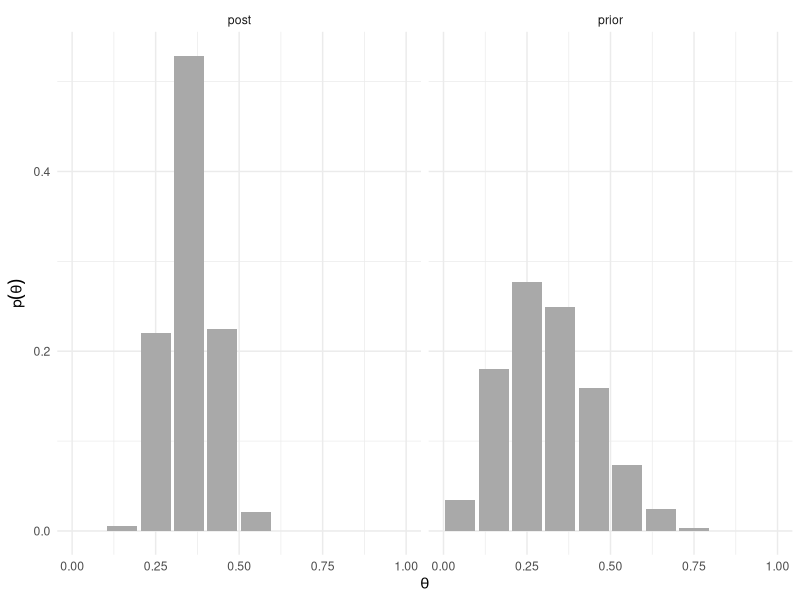
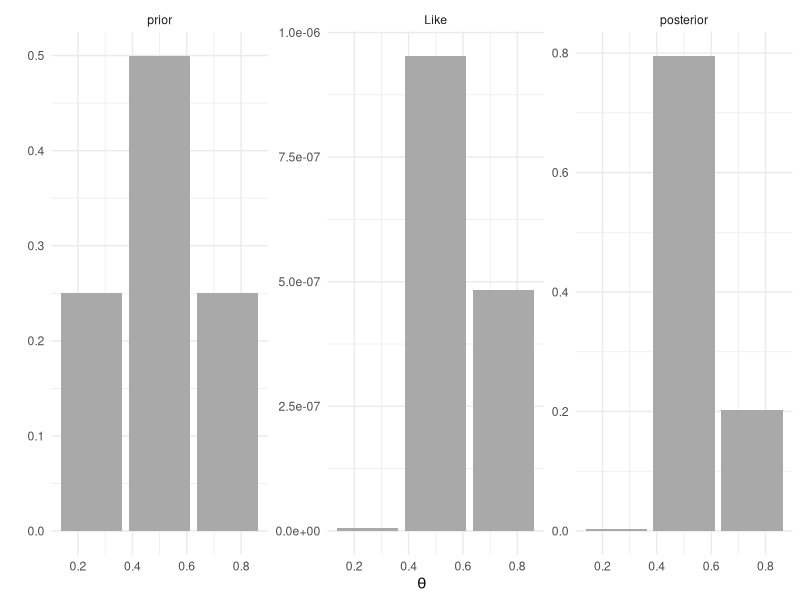
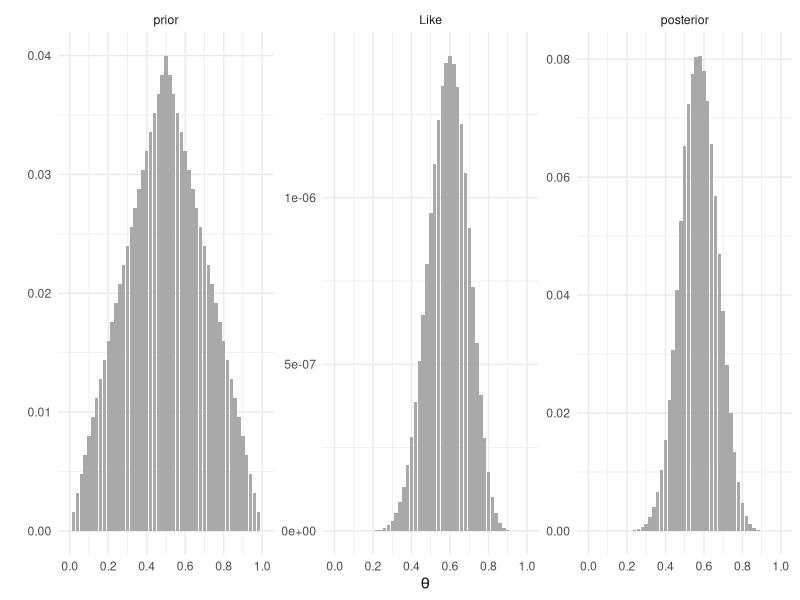
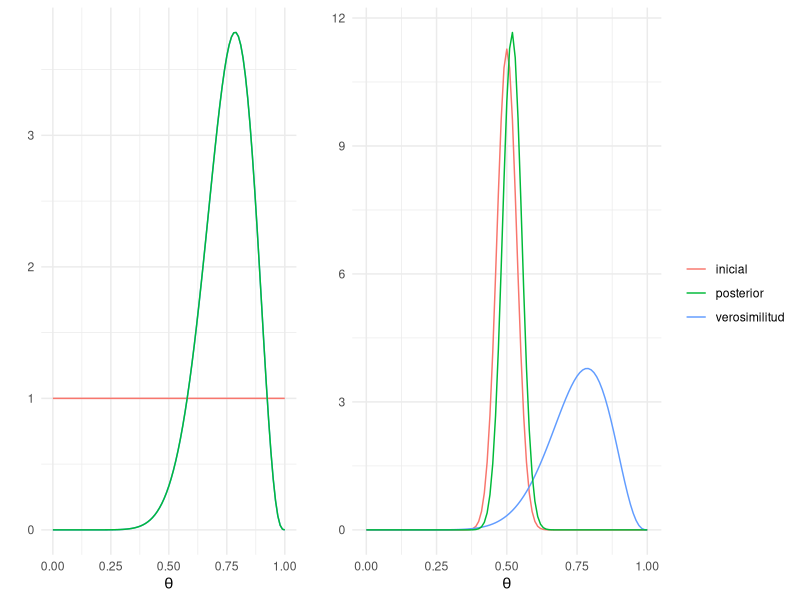
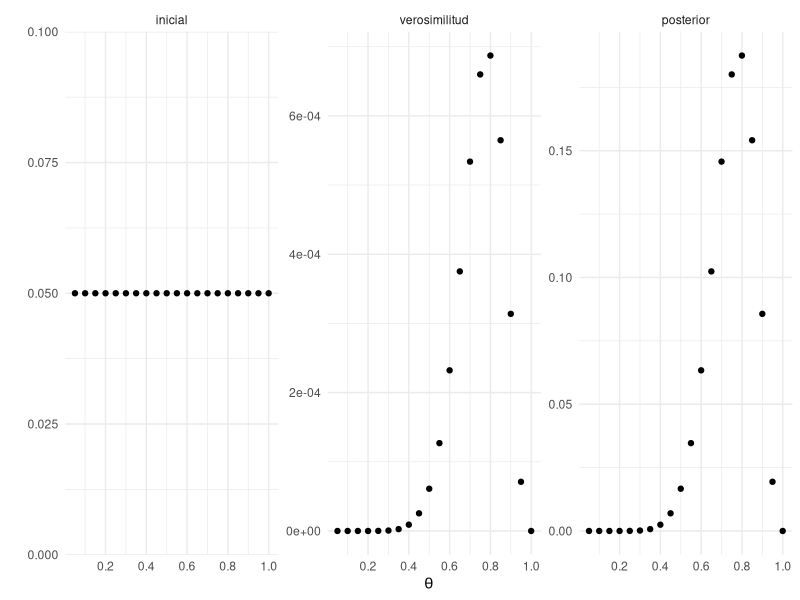
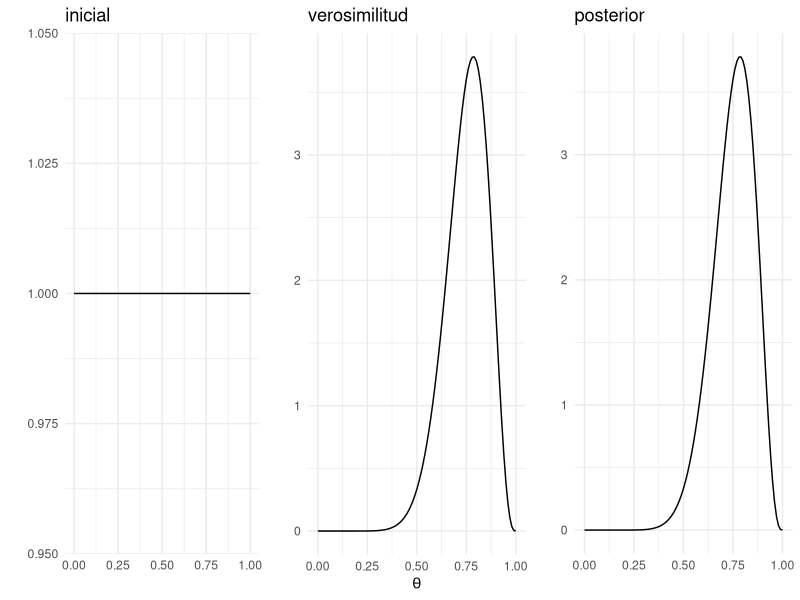
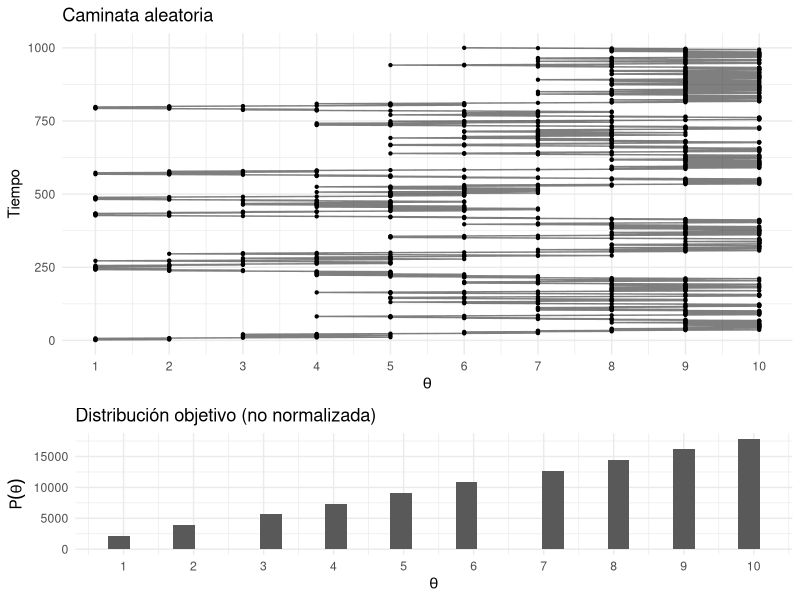
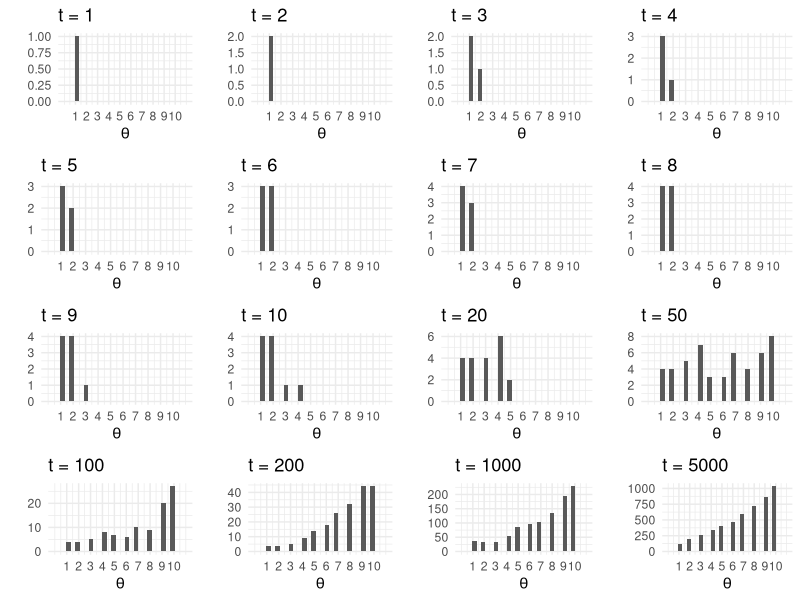

Write the R code that produced these figures, in order.
## ---- chunk 1
knitr::opts_chunk$set(
    comment = "#>",
    collapse = TRUE, 
    cache=TRUE
  )
comma <- function(x) format(x, digits = 2, big.mark = ",")
options(digits=3)

library(tidyverse)
library(gridExtra)
theme_set(theme_minimal())
## ---- chunk 2
theta <- seq(0.05, 0.95, 0.1)
pesos.prior <- c(1, 5.2, 8, 7.2, 4.6, 2.1, 0.7, 0.1, 0, 0)
prior <- pesos.prior/sum(pesos.prior) 
prior_df <- data_frame(theta, prior = round(prior, 3))
prior_df
## ---- chunk 3
library(LearnBayes)
N <- 30 # estudiantes
z <- 11 # éxitos

# Verosimilitud
Like <- theta ^ z * (1 - theta) ^ (N - z)
product <- Like * prior

# Distribución posterior (normalizamos)
post <- product / sum(product)

dists <- bind_cols(prior_df, post = post)
round(dists, 3)

# También podemos usar la función pdisc
pdisc(p = theta, prior = prior, data = c(z, N - z)) %>% round(3)

# Alargamos los datos para graficar
dists_l <- dists %>% 
  gather(dist, val, prior:post)

ggplot(dists_l, aes(x = theta, y = val)) +
  geom_bar(stat = "identity", fill = "darkgray") + 
  facet_wrap(~ dist) +
  labs(x = expression(theta), y = expression(p(theta))) 
## ---- chunk 4
theta <- c(0.25, 0.5, 0.75)
prior <- data_frame(theta, p = c(0.25, 0.5, 0.25))
## ---- chunk 5
# Modelo 1, creamos una inicial que puede tomar 3 valores
p_M1 <- data_frame(theta = c(0.25, 0.5, 0.75), prior = c(0.25, 0.5, 0.25), 
  modelo ="M1")
p_M1

# Modelo 2, Creamos una inicial que puede tomar 51 valores
p <- seq(0, 24, 1)
p
p2 <- c(p, 25, sort(p, decreasing = TRUE))
p2
p_M2 <- data_frame(theta = seq(0, 1, 0.02), prior = p2 / sum(p2), 
  modelo = "M2")
p_M2

#Parámetros
N <- 20 # estudiantes
z <- 12 # éxitos

dists_h <- bind_rows(p_M1, p_M2) %>% # base de datos horizontal
    group_by(modelo) %>%
    mutate(
        Like = theta ^ z * (1 - theta) ^ (N - z), # verosimilitud 
        posterior = (Like * prior) / sum(Like * prior)
      ) 
dists_h

dists <- dists_h %>% # base de datos larga
    gather(dist, valor, prior, Like, posterior) %>% 
    mutate(dist = factor(dist, levels = c("prior", "Like", "posterior")))
dists

ggplot(filter(dists, modelo == "M1"), aes(x = theta, y = valor)) +
    geom_bar(stat = "identity", fill = "darkgray") +
    facet_wrap(~ dist, scales = "free") +
    scale_x_continuous(expression(theta), breaks = seq(0, 1, 0.2)) +
    labs(y = "")

ggplot(filter(dists, modelo == "M2"), aes(x = theta, y = valor)) +
    geom_bar(stat = "identity", fill = "darkgray") +
    facet_wrap(~ dist, scales = "free") +
    scale_x_continuous(expression(theta), breaks = seq(0, 1, 0.2)) +
    labs(y = "")

## ---- chunk 6
factorBayes <- function(N, z){
  evidencia <- bind_rows(p_M1, p_M2) %>% # base de datos horizontal
    group_by(modelo) %>%
    mutate(
      Like = theta ^ z * (1 - theta) ^ (N - z), # verosimilitud 
      posterior = (Like * prior) / sum(Like * prior)
    ) %>%
    summarise(evidencia = sum(prior * Like))
  print(evidencia)
  return(evidencia[1, 2] / evidencia[2, 2])
}

factorBayes(50, 25)
factorBayes(100, 75)
factorBayes(100, 10)
factorBayes(40, 38)
## ---- chunk 7
N = 14; z = 11; a = 1; b = 1
base <- ggplot(data_frame(x = c(0, 1)), aes(x)) 

p1 <- base +
    stat_function(fun = dbeta, args = list(shape1 = a, shape2 = b), 
        aes(colour = "inicial"), show.legend = FALSE) + 
    stat_function(fun = dbeta, args = list(shape1 = z + 1, shape2 = N - z + 1), 
        aes(colour = "verosimilitud"), show.legend = FALSE) + 
    stat_function(fun = dbeta, args = list(shape1 = a + z, shape2 = N - z + b), 
        aes(colour = "posterior"), show.legend = FALSE) +
      labs(y = "", colour = "", x = expression(theta))

N = 14; z = 11; a = 100; b = 100
p2 <- base +
    stat_function(fun = dbeta, args = list(shape1 = a, shape2 = b), 
        aes(colour = "inicial")) + 
    stat_function(fun = dbeta, args = list(shape1 = z + 1, shape2 = N - z + 1), 
        aes(colour = "verosimilitud")) + 
    stat_function(fun = dbeta, args = list(shape1 = a + z, shape2 = N - z + b), 
        aes(colour = "posterior")) +
      labs(y = "", colour = "", x = expression(theta))

grid.arrange(p1, p2, nrow = 1, widths = c(0.38, 0.62))
## ---- chunk 8
# N = 14, z = 11, a = 1, b = 1
P_M1 <- beta(12, 4) / beta(1, 1)
P_M1
# N = 14, z = 12, a = 100, b = 100 
P_M2 <- beta(126, 126) / beta(100, 100)
P_M2
factor_Bayes <- P_M1 / P_M2
factor_Bayes
## ---- chunk 9
# N = 14, z = 7, a = 1, b = 1
beta(8, 8) / beta(1, 1)
# N = 14, z = 7, a = 100, b = 100 
beta(107, 107) / beta(100, 100)
## ---- chunk 10
# N = 14, z = 11, a = 1, b = 1
N = 14; z = 11
inicial <- data.frame(theta = seq(0.05, 1, 0.05), inicial = rep(1/20, 20))
dists_h <- inicial %>%
    mutate(
        verosimilitud = theta ^ z * (1 - theta) ^ (N - z), # verosimilitud 
        posterior = (verosimilitud * inicial) / sum(verosimilitud * inicial)
        )  
dists <- dists_h %>% # base de datos larga
    gather(dist, valor, inicial, verosimilitud, posterior) %>% 
    mutate(dist = factor(dist, levels = c("inicial", "verosimilitud", "posterior")))

ggplot(dists, aes(x = theta, y = valor)) +
    geom_point() +
    facet_wrap(~ dist, scales = "free") +
    scale_x_continuous(expression(theta), breaks = seq(0, 1, 0.2)) +
    labs(y = "")
## ---- chunk 11
plot1 <- base + 
    stat_function(fun = dbeta, args = list(shape1 = 1, shape2 = 1)) + # inicial
    labs(x = "", y = "", title = "inicial")
plot2 <- base +
    stat_function(fun = dbeta, args = list(shape1 = 12, shape2 = 4)) + # verosimilitud
    labs(x = expression(theta), y = "", title = "verosimilitud")
plot3 <- base +
    stat_function(fun = dbeta, args = list(shape1 = 12, shape2 = 4)) + # posterior
    labs(x = "", y = "", title = "posterior")
grid.arrange(plot1, plot2, plot3, ncol=3)
## ---- chunk 12
head(dists_h)
sum(dists_h$posterior * dists_h$theta)
## ---- chunk 13
dist_cum <- cumsum(dists_h$posterior) #vector de distribución acumulada
lb <- which.min(dist_cum < 0.05) - 1
ub <- which.min(dist_cum < 0.975)
dists_h$theta[lb]
dists_h$theta[ub]
## ---- chunk 14
# calcula el factor de Bayes para el experimento Bernoulli Modelos M1 y M2
factorBayes <- function(M, s){
  evidencia <- rbind(p_M1, p_M2) %>% # base de datos horizontal
    group_by(modelo) %>%
    mutate(
      Like = theta ^ s * (1 - theta) ^ (M - s), # verosimilitud 
      posterior = (Like * prior) / sum(Like * prior)
    ) %>%
    summarise(evidencia = sum(prior * Like))
  print(evidencia)
  return(evidencia[1, 2] / evidencia[2, 2])
}

factorBayes(50, 25)
## ---- chunk 15
islas <- data.frame(islas = 1:10, pob = 1:10)

caminaIsla <- function(i){ # i: isla actual
  u <- runif(1) # volado
  v <- ifelse(u < 0.5, i - 1, i + 1)  # isla vecina (índice)
  if(v < 1 | v > 10){ # si estas en los extremos y el volado indica salir
    return(i)
  }
  u2 <- runif(1)
  p_move = min(islas$pob[v] / islas$pob[i], 1)
  if(p_move  > u2){
    return(v) # isla destino
  }
  else{
    return(i) # me quedo en la misma isla
  }
}

pasos <- 100000
camino <- numeric(pasos)
camino[1] <- sample(1:10, 1) # isla inicial
for(j in 2:pasos){
  camino[j] <- caminaIsla(camino[j - 1])
}

caminata <- data.frame(pasos = 1:pasos, isla = camino)

plot_caminata <- ggplot(caminata[1: 1000, ], aes(x = pasos, y = isla)) +
  geom_point(size = 0.8) +
  geom_path(alpha = 0.5) +
  coord_flip() + 
  labs(title = "Caminata aleatoria") +
  scale_y_continuous(expression(theta), breaks = 1:10) +
  scale_x_continuous("Tiempo")

plot_dist <- ggplot(caminata, aes(x = isla)) +
  geom_histogram() +
  scale_x_continuous(expression(theta), breaks = 1:10) +
  labs(title = "Distribución objetivo (no normalizada)", 
       y = expression(P(theta)))

grid.arrange(plot_caminata, plot_dist, ncol = 1, heights = c(4, 2))
## ---- chunk 16
t <- c(1:10, 20, 50, 100, 200, 1000, 5000)

plots_list <- lapply(t, function(i){
  ggplot(caminata[1:i, ], aes(x = isla)) +
    geom_histogram() +
    labs(y = "", x = "", title = paste("t = ", i, sep = "")) +
    scale_x_continuous(expression(theta), breaks = 1:10, limits = c(0, 11))
})

args.list <- c(plots_list,list(nrow=4,ncol=4))
do.call(grid.arrange, args.list)
## ---- chunk 17
library(expm)

transMat <- function(P){ # recibe vector de probabilidades (o población)
  T <- matrix(0, 10, 10)
  n <- length(P - 1) # número de estados
  for(j in 2:n - 1){ # llenamos por fila
    T[j, j - 1] <- 0.5 * min(P[j - 1] / P[j], 1)
    T[j, j] <- 0.5 * (1 - min(P[j - 1] / P[j], 1)) + 
               0.5 * (1 - min(P[j + 1] / P[j], 1))
    T[j, j + 1] <- 0.5 * min(P[j + 1] / P[j], 1)
  }
  # faltan los casos j = 1 y j = n
  T[1, 1] <- 0.5 + 0.5 * (1 - min(P[2] / P[1], 1))
  T[1, 2] <- 0.5 * min(P[2] / P[1], 1)
  T[n, n] <- 0.5 + 0.5 * (1 - min(P[n - 1] / P[n], 1))
  T[n, n - 1] <- 0.5 * min(P[n - 1] / P[n], 1)
  T
}

T <- transMat(islas$pob)

w <- c(0, 1, rep(0, 8))

t <- c(1:10, 20, 50, 100, 200, 1000, 5000)
expT <- map_df(t, ~data.frame(t = ., w %*% (T %^% .)))
expT_long <- expT %>%
    gather(theta, P, -t) %>% 
    mutate(theta = parse_number(theta))

ggplot(expT_long, aes(x = theta, y = P)) +
  geom_bar(stat = "identity", fill = "darkgray") + 
  facet_wrap(~ t) +
  scale_x_continuous(expression(theta), breaks = 1:10, limits = c(0, 11))
## ---- chunk 18
inicioP <- function(i){
  w <- rep(0, 10)
  w[i] <- 1
  t <- c(1, 10, 50, 100)
  expT <- map_df(t, ~data.frame(t = ., inicio = i, w %*% (T %^% .))) %>%
    gather(theta, P, -t, -inicio) %>% 
    mutate(theta = parse_number(theta))
  expT
}

expT <- map_df(c(1, 3, 5, 9), inicioP)
ggplot(expT, aes(x = as.numeric(theta), y = P)) +
  geom_bar(stat = "identity", fill = "darkgray") + 
  facet_grid(inicio ~ t) +
  scale_x_continuous(expression(theta), breaks = 1:10, limits = c(0, 11))

## ---- chunk 19
# p(theta) con theta = 0.4, a = 2, b = 2
dbeta(0.4, 2, 2)
# Definimos la distribución inicial
prior <- function(a = 1, b = 1){
  function(theta) dbeta(theta, a, b)
}
## ---- chunk 20
# Verosimilitid binomial
likeBern <- function(z, N){
  function(theta){
    theta ^ z * (1 - theta) ^ (N - z)
  }
}

## ---- chunk 21
# posterior no normalizada
postRelProb <- function(theta){
  mi_like(theta) * mi_prior(theta)
}
## ---- chunk 22
# Datos observados
N = 14
z = 11

# Defino mi inicial y la verosimilitud
mi_prior <- prior() # inicial uniforme
mi_like <- likeBern(z, N) # verosimilitud de los datos observados
## ---- chunk 23
# para cada paso decidimos el movimiento de acuerdo a la siguiente función
caminaAleat <- function(theta){ # theta: valor actual
  salto_prop <- rnorm(1, 0, sd = 0.1) # salto propuesto
  theta_prop <- theta + salto_prop # theta propuesta
  if(theta_prop < 0 | theta_prop > 1){ # si el salto implica salir del dominio
    return(theta)
  }
  u <- runif(1) 
  p_move <-  min(postRelProb(theta_prop) / postRelProb(theta), 1) # prob mover
  if(p_move  > u){
    return(theta_prop) # aceptar valor propuesto
  }
  else{
    return(theta) # rechazar
  }
}

# Realizamos 6,000 pasos
set.seed(47405)

pasos <- 6000
camino <- numeric(pasos) # vector que guardará las simulaciones
camino[1] <- 0.1 # valor inicial

# Generamos la caminata aleatoria
for (j in 2:pasos){
  camino[j] <- caminaAleat(camino[j - 1])
}

caminata <- data.frame(pasos = 1:pasos, theta = camino)

# Graficamos los primeros 3,000 pasos
ggplot(caminata[1:3000, ], aes(x = pasos, y = theta)) +
  geom_point(size = 0.8) +
  geom_path(alpha = 0.5) +
  scale_y_continuous(expression(theta), limits = c(0, 1)) +
  scale_x_continuous("Tiempo") +
  geom_vline(xintercept = 600, color = "red", alpha = 0.5)
## ---- chunk 24
# Excluímos las primeras observaciones (etapa de calentamiento)
caminata_f <- filter(caminata, pasos > 600)
ggplot(caminata_f, aes(x = theta)) +
  geom_density(adjust = 2, aes(color = "posterior")) +
  labs(title = "Distribución posterior", 
       y = expression(p(theta)), 
       x = expression(theta)) + 
  stat_function(fun = mi_prior, aes(color = "inicial")) + # inicial
  xlim(0, 1)
## ---- chunk 25
mean(caminata_f$theta)
sd(caminata_f$theta)
## ---- chunk 26
sims_y <- rbinom(nrow(caminata_f), size = 1, prob = caminata_f$theta)
mean(sims_y) # p(y = 1 | x) probabilidad predictiva
sd(sims_y)
## ---- chunk 27
grid <- expand.grid(x = seq(0.01, 1, 0.01), y = seq(0.01, 1, 0.01))
grid_inicial <- grid %>% 
  mutate(z = dbeta(x, 3, 3) * dbeta(y, 3, 3))

binom_2_inicial <- ggplot(grid_inicial, aes(x = x, y = y, z = z)) + 
  # geom_tile(aes(fill = z)) +
    geom_raster(aes(fill = z), show.legend = FALSE) +
    geom_contour(colour = "white") +
    # stat_contour(binwidth = 0.6, aes(color = ..level..), show.legend = FALSE) +
    scale_x_continuous(expression(theta[1]), limits = c(0, 1)) +
    scale_y_continuous(expression(theta[2]), limits = c(0, 1)) +
    scale_color_gradient(expression(p(theta[1],theta[2])), limits = c(0, 8.6)) +
    scale_fill_gradient(expression(Probabilidad), limits = c(0, 8.6)) +
    coord_fixed() +
    labs(title = "Inicial")
## ---- chunk 28
grid_v <- grid %>% 
  mutate(z = dbeta(x, 6, 3) * dbeta(y, 3, 6))

binom_2_verosimilitud <- ggplot(grid_v, aes(x = x, y = y, z = z)) + 
    geom_raster(aes(fill = z), show.legend = FALSE) +
    geom_contour(colour = "white") +
    # stat_contour(binwidth = 0.6, aes(color = ..level..), show.legend = FALSE) +
  scale_x_continuous(expression(theta[1]), limits = c(0, 1)) +
  scale_y_continuous(expression(theta[2]), limits = c(0, 1)) +
  scale_color_gradient(expression(p(theta[1],theta[2])), limits = c(0, 8.6)) +
        scale_fill_gradient(expression(Probabilidad), limits = c(0, 8.6)) +
  coord_fixed() +
    labs(title = "Verosimilitud")
## ---- chunk 29
grid_post <- grid %>% 
  mutate(z = dbeta(x, 8, 5) * dbeta(y, 5, 8))
  
binom_2_posterior <- ggplot(grid_post, aes(x = x, y = y, z = z)) + 
    geom_raster(aes(fill = z)) +
    geom_contour(colour = "white", show.legend = FALSE) +
    # stat_contour(binwidth = 0.6, aes(color = ..level..), show.legend = FALSE) +
  scale_x_continuous(expression(theta[1]), limits = c(0, 1)) +
  scale_y_continuous(expression(theta[2]), limits = c(0, 1)) +
  # scale_color_gradient(expression(p(theta[1],theta[2])), limits = c(0, 8.6)) +
    scale_fill_gradient(expression(Probabilidad), limits = c(0, 8.6)) +
  coord_fixed() +
    labs(title = "Posterior")

grid.arrange(binom_2_inicial, binom_2_verosimilitud, binom_2_posterior, 
    nrow = 1, widths = c(0.3, 0.3, 0.4))
## ---- chunk 30
# library(plotly)
# grid_inicial_pl <- grid_inicial %>% spread(y, z) %>% as.matrix()
# pl_inicial <- plot_ly(z = grid_inicial_pl) %>% add_surface(cmin = 0, cmax = 9)
# grid_v_pl <- grid_v %>% spread(y, z) %>% as.matrix()
# pl_verosimilitud <- plot_ly(z = grid_v_pl) %>% add_surface(cmin = 0, cmax = 9)
# grid_post_pl <- grid_post %>% spread(y, z) %>% as.matrix()
# pl_post <- plot_ly(z = grid_post_pl) %>% add_surface(cmin = 0, cmax = 9)
# 
# pl_inicial
# pl_verosimilitud
# pl_post
## ---- chunk 31
# Inicial bivariada
prior2 <- function(a_1 = 3, b_1 = 3, a_2 = 3, b_2 = 3){
  function(theta) dbeta(theta[1], a_1 , b_1) * dbeta(theta[2], a_2 , b_2)
}

# Verosimilitud binomial bivariada
likeBern2 <- function(z_1, N_1, z_2, N_2){
  function(theta){
    theta[1] ^ z_1 * (1 - theta[1]) ^ (N_1 - z_1) *
    theta[2] ^ z_2 * (1 - theta[2]) ^ (N_2 - z_2)
  }
}

# Posterior bivariada no normalizada
postRelProb2 <- function(theta){
  mi_like(theta) * mi_prior(theta)
}
## ---- chunk 32
z_1=5; N_1=7; z_2=2; N_2=7; a_1=3; a_2=3; b_1=3; b_2=3
# Datos observados
N = 14
z = 11

# Defino mi inicial y la verosimilitud
mi_prior <- prior2() 
mi_like <- likeBern2(z_1 = z_1, N_1 = N_1, z_2 = z_2, N_2 = N_2) # verosimilitud
## ---- chunk 33
# para cada paso decidimos el movimiento de acuerdo a la siguiente función
caminaAleat2 <- function(theta){ # theta: valor actual
	salto_prop <- MASS::mvrnorm(n = 1 , mu = rep(0, 2), 
    Sigma = matrix(c(0.1, 0, 0, 0.1), byrow = TRUE, nrow = 2)) # salto propuesto
  theta_prop <- theta + salto_prop # theta propuesta
  if(all(theta_prop < 0) | all(theta_prop > 1)){ # salir del dominio
    return(theta)
  }
  u <- runif(1) 
  p_move = min(postRelProb2(theta_prop) / postRelProb2(theta), 1) # prob mover
  if(p_move  > u){
    return(theta_prop) # aceptar valor propuesto
  }
  else{
    return(theta) # rechazar
  }
}

set.seed(47405)

pasos <- 6000
camino <- matrix(0, nrow = pasos, ncol = 2) # vector que guardará las simulaciones
camino[1, ] <- c(0.1, 0.8) # valor inicial

# Generamos la caminata aleatoria
for (j in 2:pasos){
  camino[j, ] <- caminaAleat2(camino[j - 1, ])
}

caminata <- data.frame(pasos = 1:pasos, theta_1 = camino[, 1], 
                       theta_2 = camino[, 2])
## ---- chunk 34
ggplot(caminata, aes(x = theta_1, y = theta_2)) +
  geom_point(size = 0.8) +
  geom_path(alpha = 0.3) +
  scale_x_continuous(expression(theta[1]), limits = c(0, 1)) +
  scale_y_continuous(expression(theta[2]), limits = c(0, 1)) +
  coord_fixed()

## ---- chunk 35
caminata_m <- caminata %>%
  gather(parametro, val, theta_1, theta_2) %>%
  arrange(pasos)

ggplot(caminata_m[1:2000, ], aes (x = pasos, y = val)) +
  geom_path(alpha = 0.5) +
  facet_wrap(~parametro, ncol = 1) +
  scale_y_continuous("", limits = c(0, 1))
## ---- chunk 36
pasos <- 12000
camino <- matrix(0, nrow = pasos, ncol = 2) # vector que guardará las simulaciones
camino[1, 1] <- 0.1 # valor inicial
camino[1, 2] <- 0.1

# Generamos la caminata aleatoria
for (j in 2:pasos){
  if(j %% 2){
    camino[j, 1] <- rbeta(1, z_1 + a_1, N_1 - z_1 + b_1)
    camino[j, 2] <- camino[j - 1, 2]
  }
  else{
    camino[j, 2] <- rbeta(1, z_2 + a_2, N_2 - z_2 + b_2)
    camino[j, 1] <- camino[j - 1, 1]
  }
}

caminata <- data.frame(pasos = 1:pasos, theta_1 = camino[, 1], 
  theta_2 = camino[, 2])
## ---- chunk 37
ggplot(caminata[1:2000, ], aes(x = theta_1, y = theta_2)) +
    geom_point(size = 0.8) +
    geom_path(alpha = 0.5) +
    scale_x_continuous(expression(theta[1]), limits = c(0, 1)) +
    scale_y_continuous(expression(theta[2]), limits = c(0, 1)) +
    coord_fixed()
## ---- chunk 38
caminata_g <- filter(caminata, pasos %% 2 == 0) %>%
  gather(parametro, val, theta_1, theta_2) %>%
  mutate(pasos = rep(1:6000, 2)) %>%
  arrange(pasos)

ggplot(caminata_g[1:2000, ], aes(x = pasos, y = val)) +
  geom_path(alpha = 0.3) +
  facet_wrap(~parametro, ncol = 1) +
  scale_y_continuous("", limits = c(0, 1))
## ---- chunk 39
# Metropolis
caminata_m %>% 
  filter(pasos > 1000) %>% # eliminamos el calentamiento
  group_by(parametro) %>%
  summarise(
    media = mean(val),
    mediana = median(val),
    std = sd(val)
    )

# Gibbs
caminata_g %>% 
  filter(pasos > 1000) %>%
  group_by(parametro) %>%
  summarise(
    media = mean(val),
    mediana = median(val),
    std = sd(val)
    )
## ---- chunk 40
caminata <- caminata %>%
  mutate(dif = theta_1 - theta_2)

ggplot(caminata, aes(x = dif)) + 
  geom_histogram(fill = "gray") + 
  geom_vline(xintercept = 0, alpha = 0.8, color = "red")
